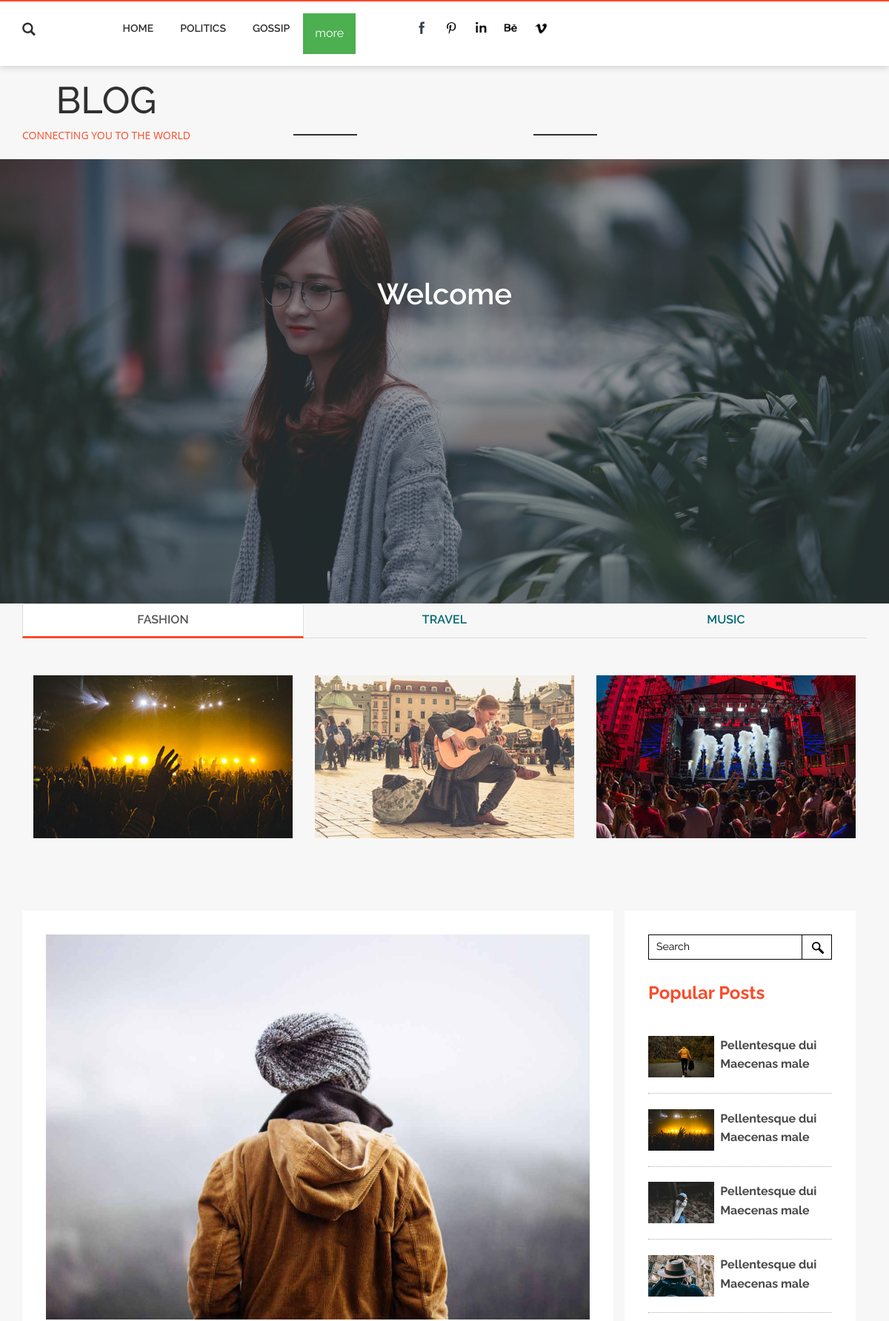
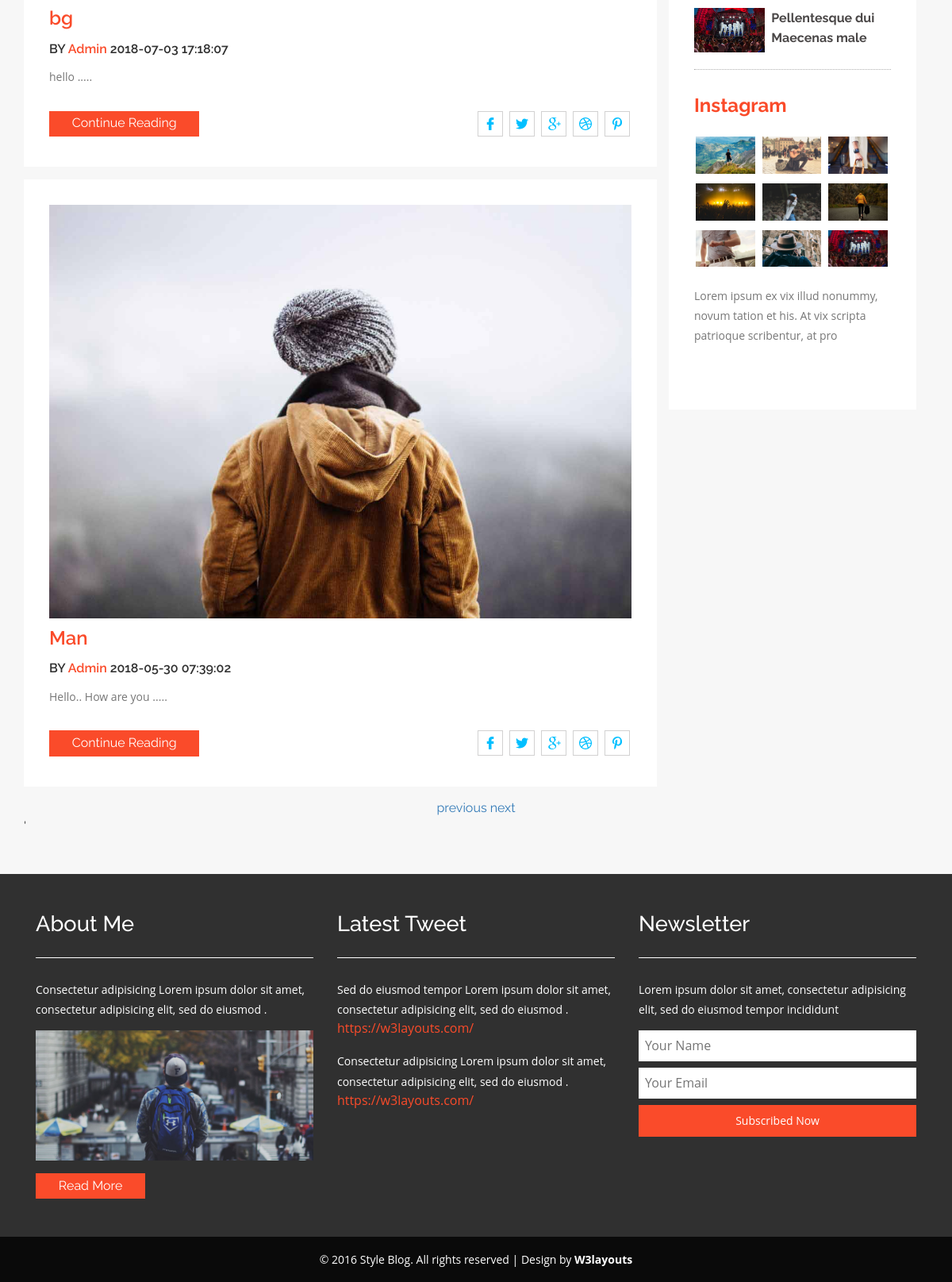
The page / on the database its author committed (2 pictures, top to bottom).
### tables this page shows
CREATE TABLE `categorytbl` (
  `catid` int(11) NOT NULL,
  `category` text NOT NULL
);

CREATE TABLE `posttbl` (
  `postid` int(11) NOT NULL,
  `catid` int(11) NOT NULL,
  `post_img` text NOT NULL,
  `post_title` text NOT NULL,
  `post_content` text NOT NULL,
  `posted_by` text NOT NULL,
  `posted_date` text NOT NULL
);

### index.php (the view, shortened to what this page needs)
<?php
include('admin/dbconnect.php');
?>
<!DOCTYPE HTML>
<html>
<head>
<link href="css/bootstrap.css" rel='stylesheet' type='text/css' />
<link href="css/style.css" rel='stylesheet' type='text/css' />
<link href="css/animate.min.css" rel="stylesheet">
</head>
<body>
<div class="header" id="ban">
		<div class="container">
			<div class="head-left wow fadeInLeft animated animated" data-wow-delay=".5s" style="visibility: visible; animation-delay: 0.5s; animation-name: fadeInLeft;">
				<div class="header-search">
						<div class="search">
							<label class="icon-search" for="search_box"><span class="glyphicon glyphicon-search" aria-hidden="true"></span></label>
						</div>
				</div>
			</div>
			<div class="header_right wow fadeInLeft animated animated" data-wow-delay=".5s" style="visibility: visible; animation-delay: 0.5s; animation-name: fadeInLeft;">
			<nav class="navbar navbar-default">
				<div class="collapse navbar-collapse nav-wil" id="bs-example-navbar-collapse-1">
					<nav class="link-effect-7" id="link-effect-7">
						<ul class="nav navbar-nav">
							<li class=""><a href="index.php">Home</a></li>
							<?php
							$qry="SELECT * FROM categorytbl limit 2";
							$run= mysqli_query($conn, $qry);
							while($row = mysqli_fetch_array($run)){
								$cid = $row['catid'];
								$cat = $row['category'];
								echo "<li><a href='page.php?id=$cid'>$cat</a></li>";
							}
							?>
						  <div class="dropdown">
  <button class="dropbtn">more</button>
</div>
						</ul>
					</nav>
				</div>
			</nav>
			</div>
			<div class="nav navbar-nav navbar-right social-icons wow fadeInRight animated animated" data-wow-delay=".5s" style="visibility: visible; animation-delay: 0.5s; animation-name: fadeInRight;">
					<ul>
						<li><a href="#"> </a></li>
						<li><a href="#" class="pin"> </a></li>
						<li><a href="#" class="in"> </a></li>
						<li><a href="#" class="be"> </a></li>
						<li><a href="#" class="vimeo"> </a></li>
					</ul>
				</div>
		</div>
	</div>
	<div class="header-bottom">
		<div class="container">
			<div class="logo wow fadeInDown"  data-wow-duration=".8s" data-wow-delay=".2s" style="float:left">
				<h1><a href="index.html">BLOG</a></h1>
				<p><label class="of"></label>CONNECTING YOU TO THE WORLD<label class="on"></label></p>
			</div>
		</div>
	</div>
<div class="banner">
<div class="container">
		<h2>Welcome</h2>
	</div>
</div>
<div class="services w3l wow fadeInDown"  data-wow-duration=".8s" data-wow-delay=".2s">
		<div class="container">
			<div class="grid_3 grid_5">
				<div class="bs-example bs-example-tabs" role="tabpanel" data-example-id="togglable-tabs">
					<ul id="myTab" class="nav nav-tabs" role="tablist">
						<li role="presentation" class="active"><a href="#expeditions" id="expeditions-tab" role="tab" data-toggle="tab" aria-controls="expeditions" aria-expanded="true">FASHION</a></li>
						<li role="presentation" class=""><a href="#safari" role="tab" id="safari-tab" data-toggle="tab" aria-controls="safari">TRAVEL</a></li>
						<li role="presentation" class=""><a href="#trekking" role="tab" id="trekking-tab" data-toggle="tab" aria-controls="trekking">MUSIC</a></li>
					</ul>
					<div id="myTabContent" class="tab-content">
						<div role="tabpanel" class="tab-pane fade active in" id="trekking" aria-labelledby="trekking-tab">
							<div class="col-md-4 col-sm-5 tab-image">
								<img src="images/m2.jpg" class="img-responsive" alt="Wanderer">
							</div>
							<div class="col-md-4 col-sm-5 tab-image">
								<img src="images/m1.jpg" class="img-responsive" alt="Wanderer">
							</div>
							<div class="col-md-4 col-sm-5 tab-image">
								<img src="images/m3.jpg" class="img-responsive" alt="Wanderer">
							</div>
						</div>
					</div>
				</div>
			</div>
		</div>
	</div>
	<div class="technology">
	<div class="container">
		<div class="col-md-9 technology-left">
		<div class="tech-no">
                				<?php
								$per_page=10;
								if(isset($_GET['page'])){
									$page = $_GET['page'];
								}
								else {
									$page = 1;
								}
								$start_from =($page-1) * $per_page;
			$qry = "SELECT * FROM posttbl Order by 1 DESC LIMIT $start_from, $per_page";
			$run = mysqli_query($conn, $qry);
			while($row = mysqli_fetch_array($run)){
				$pt = $row['post_title'];
				$pid=$row['postid'];
				$pd = $row['posted_by'];
				$d = $row['posted_date'];
				$pc = $row['post_content'];
				$reduce_size = substr ($pc,0,20);
				$img  = $row['post_img'];
			echo"
			 <div class='tc-ch wow fadeInDown'  data-wow-duration='.8s' data-wow-delay='.2s'>
					<div class='tch-img'>
						<a href='#'><img src='admin/post_image/$img' class='img-responsive' alt=''/></a>
					</div>
					<h3><a href='#'>$pt</a></h3>
					<h6>BY <a href='#'>$pd </a>$d</h6>
						<p>$reduce_size .....</p>
						<div class='bht1'>
							<a href='singlepage.php?id=$pid'>Continue Reading</a>
						</div>
						<div class='soci'>
							<ul>
								<li class='hvr-rectangle-out'><a class='fb' href='#'></a></li>
								<li class='hvr-rectangle-out'><a class='twit' href='#'></a></li>
								<li class='hvr-rectangle-out'><a class='goog' href='#'></a></li>
								<li class='hvr-rectangle-out'><a class='pin' href='#'></a></li>
								<li class='hvr-rectangle-out'><a class='drib' href='#'></a></li>
							</ul>
						</div>
						<div class='clearfix'></div>
				</div>
				";
			}
			?>
			</div>
			</div>
		<div class="col-md-3 technology-right">
				<div class="blo-top1">
					<div class="tech-btm">
					<div class="search-1 wow fadeInDown"  data-wow-duration=".8s" data-wow-delay=".2s">
							<form action="#" method="post">
								<input type="search" name="Search" value="Search" onfocus="this.value = '';" onblur="if (this.value == '') {this.value = 'Search';}" required="">
								<input type="submit" value=" ">
							</form>
						</div>
					<h4>Popular Posts </h4>
						<div class="blog-grids wow fadeInDown"  data-wow-duration=".8s" data-wow-delay=".2s">
							<div class="blog-grid-left">
								<a href="singlepage.html"><img src="images/t2.jpg" class="img-responsive" alt=""></a>
							</div>
							<div class="blog-grid-right">
								<h5><a href="singlepage.html">Pellentesque dui Maecenas male</a> </h5>
							</div>
							<div class="clearfix"> </div>
						</div>
						<div class="blog-grids wow fadeInDown"  data-wow-duration=".8s" data-wow-delay=".2s">
							<div class="blog-grid-left">
								<a href="singlepage.html"><img src="images/m2.jpg" class="img-responsive" alt=""></a>
							</div>
							<div class="blog-grid-right">
								<h5><a href="singlepage.html">Pellentesque dui Maecenas male</a> </h5>
							</div>
							<div class="clearfix"> </div>
						</div>
						<div class="blog-grids wow fadeInDown"  data-wow-duration=".8s" data-wow-delay=".2s">
							<div class="blog-grid-left">
								<a href="singlepage.html"><img src="images/f2.jpg" class="img-responsive" alt=""></a>
							</div>
							<div class="blog-grid-right">
								<h5><a href="singlepage.html">Pellentesque dui Maecenas male</a> </h5>
							</div>
							<div class="clearfix"> </div>
						</div>
						<div class="blog-grids wow fadeInDown"  data-wow-duration=".8s" data-wow-delay=".2s">
							<div class="blog-grid-left">
								<a href="singlepage.html"><img src="images/t3.jpg" class="img-responsive" alt=""></a>
							</div>
							<div class="blog-grid-right">
								<h5><a href="singlepage.html">Pellentesque dui Maecenas male</a> </h5>
							</div>
							<div class="clearfix"> </div>
						</div>
						<div class="blog-grids wow fadeInDown"  data-wow-duration=".8s" data-wow-delay=".2s">
							<div class="blog-grid-left">
								<a href="singlepage.html"><img src="images/m3.jpg" class="img-responsive" alt=""></a>
							</div>
							<div class="blog-grid-right">
								<h5><a href="singlepage.html">Pellentesque dui Maecenas male</a> </h5>
							</div>
							<div class="clearfix"> </div>
						</div>
						<div class="insta wow fadeInDown"  data-wow-duration=".8s" data-wow-delay=".2s">
					<h4>Instagram</h4>
						<ul>
							<li><a href="singlepage.html"><img src="images/t1.jpg" class="img-responsive" alt=""></a></li>
							<li><a href="singlepage.html"><img src="images/m1.jpg" class="img-responsive" alt=""></a></li>
							<li><a href="singlepage.html"><img src="images/f1.jpg" class="img-responsive" alt=""></a></li>
							<li><a href="singlepage.html"><img src="images/m2.jpg" class="img-responsive" alt=""></a></li>
							<li><a href="singlepage.html"><img src="images/f2.jpg" class="img-responsive" alt=""></a></li>
							<li><a href="singlepage.html"><img src="images/t2.jpg" class="img-responsive" alt=""></a></li>
							<li><a href="singlepage.html"><img src="images/f3.jpg" class="img-responsive" alt=""></a></li>
							<li><a href="singlepage.html"><img src="images/t3.jpg" class="img-responsive" alt=""></a></li>
							<li><a href="singlepage.html"><img src="images/m3.jpg" class="img-responsive" alt=""></a></li>
						</ul>
					</div>
					<p>Lorem ipsum ex vix illud nonummy, novum tation et his. At vix scripta patrioque scribentur, at pro</p>
					<div class="twt">
						<iframe id="twitter-widget-0" scrolling="no" frameborder="0" allowtransparency="true" class="twitter-hashtag-button twitter-hashtag-button-rendered twitter-tweet-button" title="Twitter Tweet Button" src="https://platform.twitter.com/widgets/tweet_button.b7de008f493a5185d8df1aedd62d77c6.en.html#button_hashtag=TwitterStories&amp;dnt=false&amp;id=twitter-widget-0&amp;lang=en&amp;original_referer=https%3A%2F%2Fp.w3layouts.com%2Fdemos%2Fduplex%2Fweb%2F&amp;size=l&amp;time=1467721486626&amp;type=hashtag" style="position: static; visibility: visible; width: 166px; height: 28px;" data-hashtag="TwitterStories"></iframe>
					</div>
					</div>
				</div>
		</div>
		<?php include("pagenation.php");?>
	</div>
</div>
<div class="footer">
		<div class="container">
			<div class="col-md-4 footer-left wow fadeInDown"  data-wow-duration=".8s" data-wow-delay=".2s">
				<h4>About Me</h4>
				<p>Consectetur adipisicing Lorem ipsum dolor sit amet, consectetur adipisicing elit, sed do eiusmod .</p>
				<img src="images/t4.jpg" class="img-responsive" alt="">
					<div class="bht1">
						<a href="singlepage.html">Read More</a>
					</div>
			</div>
			<div class="col-md-4 footer-middle wow fadeInDown"  data-wow-duration=".8s" data-wow-delay=".2s">
			<h4>Latest Tweet</h4>
			<div class="mid-btm">
				<p>Sed do eiusmod tempor Lorem ipsum dolor sit amet, consectetur adipisicing elit, sed do eiusmod .</p>
				<a href="">https://w3layouts.com/</a>
			</div>
				<p>Consectetur adipisicing Lorem ipsum dolor sit amet, consectetur adipisicing elit, sed do eiusmod .</p>
				<a href="">https://w3layouts.com/</a>
			</div>
			<div class="col-md-4 footer-right wow fadeInDown"  data-wow-duration=".8s" data-wow-delay=".2s">
				<h4>Newsletter</h4>
				<p>Lorem ipsum dolor sit amet, consectetur adipisicing elit, sed do eiusmod tempor incididunt</p>
						<div class="name">
							<form action="index.php" method="POST">
								<input type="text" name="na" placeholder="Your Name" >
								<input type="text" name="mail" placeholder="Your Email" >
								<input type="submit" name="subscribe" value="Subscribed Now">
							</form>
						</div>
			</div>
			<div class="clearfix"></div>
		</div>
	</div>
	<div class="copyright wow fadeInDown"  data-wow-duration=".8s" data-wow-delay=".2s">
				<div class="container">
					<p>© 2016 Style Blog. All rights reserved | Design by <a href="">W3layouts</a></p>
				</div>
			</div>
</body>
</html>

### index.php (style rules this page uses)
.dropbtn { background-color: #4CAF50; color: white; padding: 16px; font-size: 16px; border: none; cursor: pointer; }
.dropdown { position: relative; display: inline-block; }

### rows shown on the page
categorytbl: category "POLITICS"
categorytbl: category "GOSSIP"
posttbl: post_img (picture), post_title "bg", posted_by "Admin", posted_date "2018-07-03 17:18:07", post_content "hello"
posttbl: post_img (picture), post_title "Man", posted_by "Admin", posted_date "2018-05-30 07:39:02", post_content "Hello.. How are you"
